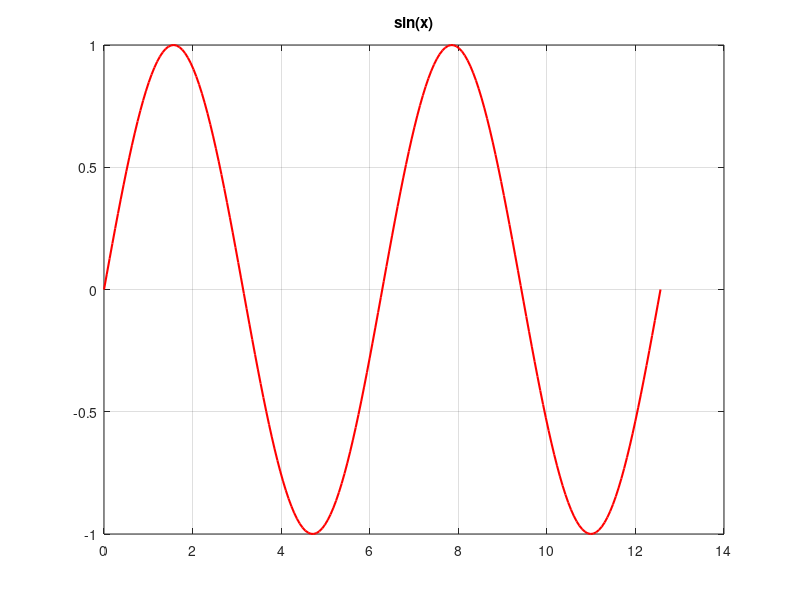
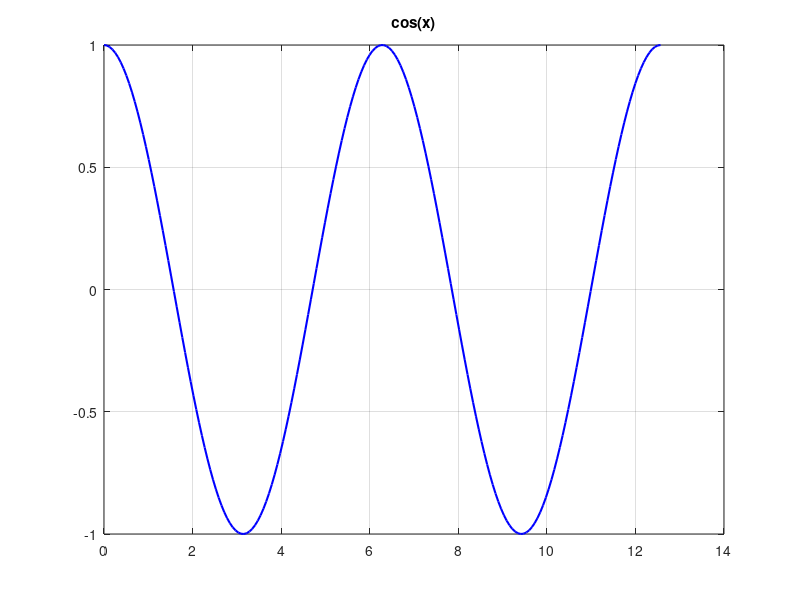
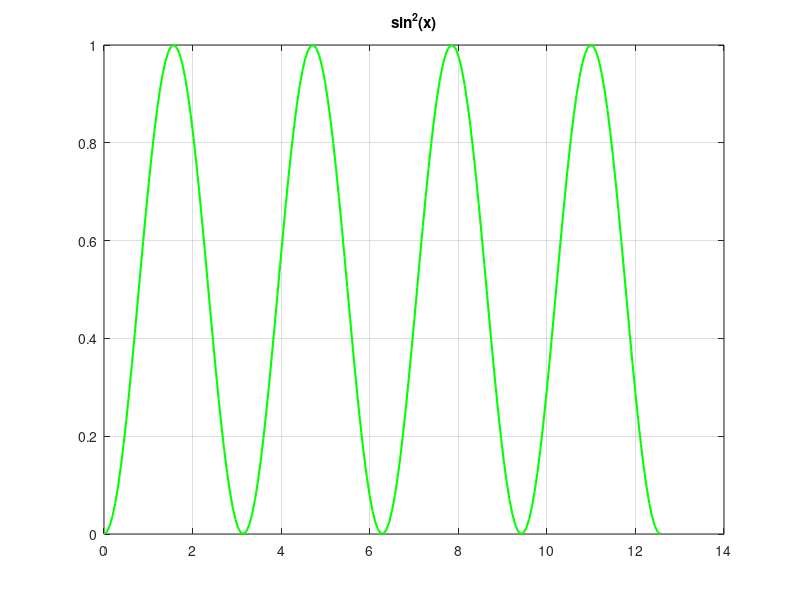
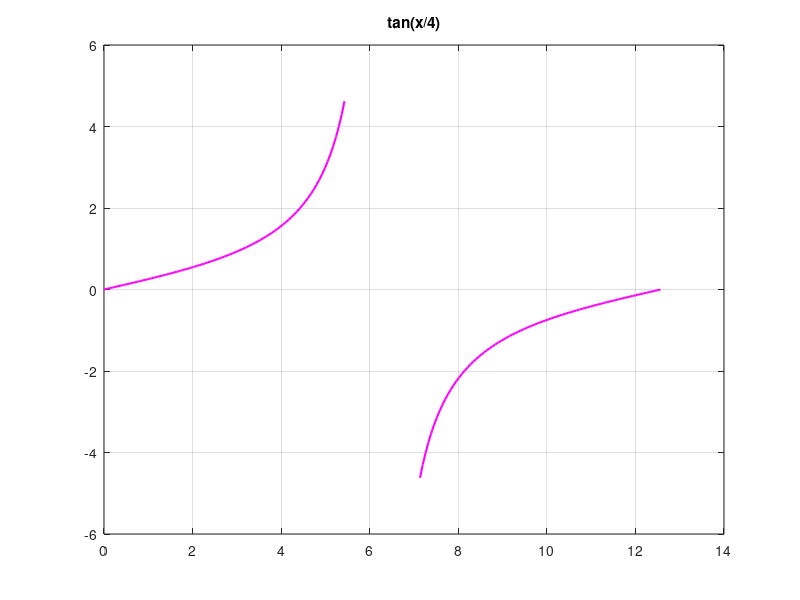

Write MATLAB code to recreate these figures, in order.
% Subplot_Multiples.m — Cuatro funciones trigonometricas (una figura por funcion)
clear; clc;

x = linspace(0, 4*pi, 200);

figure; plot(x, sin(x), 'r', 'LineWidth', 1.5);    title('sin(x)');    grid on;
figure; plot(x, cos(x), 'b', 'LineWidth', 1.5);    title('cos(x)');    grid on;
figure; plot(x, sin(x).^2, 'g', 'LineWidth', 1.5); title('sin^2(x)');  grid on;
yt = tan(x/4); yt(abs(yt) > 5) = NaN;   % oculta la asintota para que se vea la forma
figure; plot(x, yt, 'm', 'LineWidth', 1.5);        title('tan(x/4)');  grid on;

fprintf('Cuatro funciones trigonometricas graficadas.\n');
